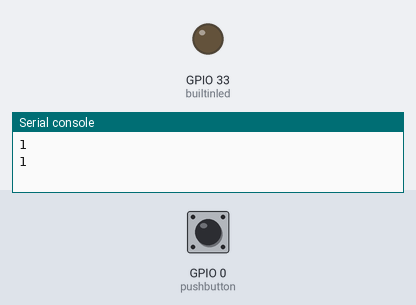
Simulated run of this program. Board: ESP32 board running MicroPython. Parts: output pins drawn as LEDs (lit = HIGH), the last lines printed to the serial console. Inputs (shaded band) come from the test bench; at power-on: GPIO 0 (pushbutton) HIGH.

Above: at 1.2 s.
1.3 s: GPIO 0 (pushbutton) pulled LOW for 1 s
At 2.4 s:
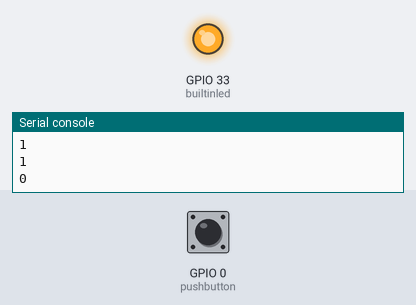
4.5 s: GPIO 0 (pushbutton) pulled LOW for 3.2 s
At 9.4 s:
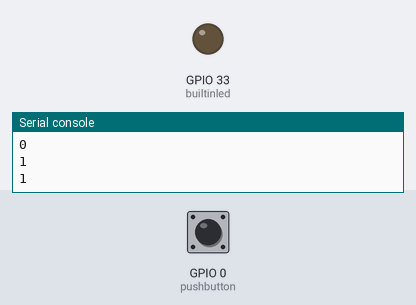
Timing chart, 0 to 10.9 s (numbered marks = the images above; inputs shaded):
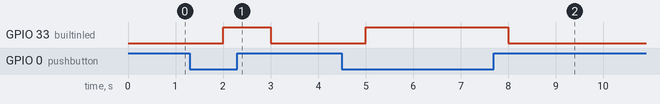

Measured:
- after the input at 1.3 s, GPIO 33 (builtinled): LOW → HIGH after 0.70 s, → LOW 1.0 s later
- after the input at 4.5 s, GPIO 33 (builtinled): LOW → HIGH after 0.50 s, → LOW 3.0 s later

The program:

main.py
```python
# import requests

# Replace 'your_api_key_here' with your actual OpenAI API key
api_key = ''
headers = {'Content-Type': 'application/json','Authorization': f'Bearer {api_key}'}

data = {'model': 'gpt-3.5-turbo','messages': [
    {'role': 'system','content': 'You are a poetic assistant, skilled in explaining complex programming concepts with creative flair.'},
    {'role': 'user','content': 'Compose a poem that explains the concept of recursion in programming.'}
    ]
}

from machine import Pin
from time import sleep

pushbutton = Pin(0, Pin.IN, Pin.PULL_UP)
builtinled = Pin(33, Pin.OUT)

while True:
    print(pushbutton.value())
    if pushbutton.value() == 0:
        builtinled.value(1)
#         response = requests.get("https://catfact.ninja/fact")
#         print("Response: " + str(response.content))
    else:
        builtinled.value(0)
    sleep(1)
```
